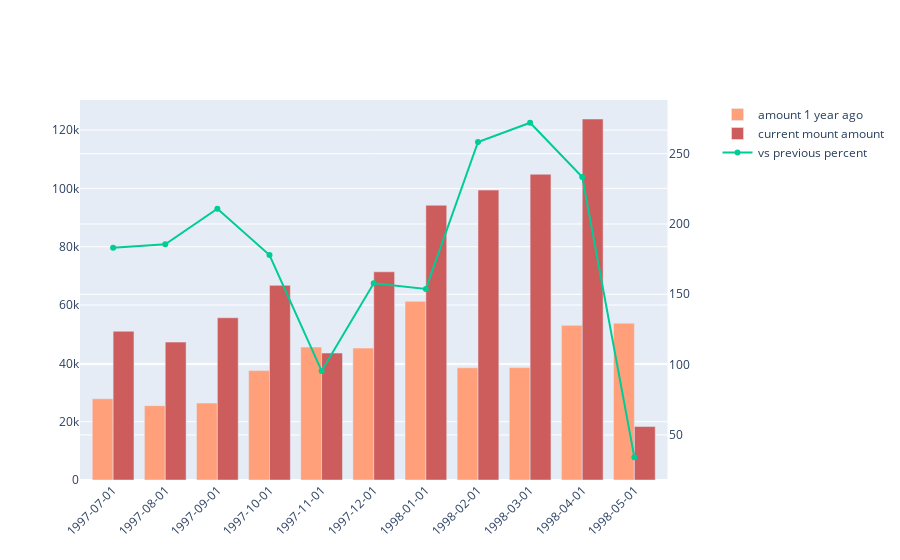

This figure's notebook cell:
### Code cell
fig = make_subplots(specs =[[{'secondary_y':True}]])

fig.add_trace(go.Bar(
    x=df['month_day'],
    y=df['prev_amount_1year'],
    name='amount 1 year ago',
    marker_color = 'lightsalmon'
),secondary_y = False)
fig.add_trace(go.Bar(
    x=df['month_day'],
    y= df['curr_amount'],
    name = 'current mount amount',
    marker_color = 'indianred'
),secondary_y = False)
# 서로 다른 바차트를 하나의 group으로 묶음 
fig.update_layout(barmode='group',xaxis_tickangle =-45)

# 작년 대비 비율 
fig.add_trace(go.Scatter(
    x= df['month_day'],
    y = df['prev_pct'],
    name = 'vs previous percent'
),secondary_y = True)
fig.update_xaxes(type = 'category')
fig.show()

### Figure 1 — Plotly figure (JSON) as saved in the notebook; plotly's stock layout.template omitted (floating-point values rounded to 4 significant figures)
{"data": [{"marker": {"color": "lightsalmon"}, "name": "amount 1 year ago", "type": "bar", "x": ["1997-07-01", "1997-08-01", "1997-09-01", "1997-10-01", "1997-11-01", "1997-12-01", "1998-01-01", "1998-02-01", "1998-03-01", "1998-04-01", "1998-05-01"], "xaxis": "x", "y": [27860.0, 25490.0, 26380.0, 37520.0, 45600.0, 45240.0, 61260.0, 38480.0, 38550.0, 53030.0, 53780.0], "yaxis": "y"}, {"marker": {"color": "indianred"}, "name": "current mount amount", "type": "bar", "x": ["1997-07-01", "1997-08-01", "1997-09-01", "1997-10-01", "1997-11-01", "1997-12-01", "1998-01-01", "1998-02-01", "1998-03-01", "1998-04-01", "1998-05-01"], "xaxis": "x", "y": [51020.0, 47290.0, 55630.0, 66750.0, 43530.0, 71400.0, 94220.0, 99420.0, 104900.0, 123800.0, 18330.0], "yaxis": "y"}, {"name": "vs previous percent", "type": "scatter", "x": ["1997-07-01", "1997-08-01", "1997-09-01", "1997-10-01", "1997-11-01", "1997-12-01", "1998-01-01", "1998-02-01", "1998-03-01", "1998-04-01", "1998-05-01"], "xaxis": "x", "y": [183.1, 185.5, 210.9, 177.9, 95.47, 157.8, 153.8, 258.3, 272.0, 233.4, 34.09], "yaxis": "y2"}], "layout": {"barmode": "group", "xaxis": {"anchor": "y", "domain": [0, 0.94], "tickangle": -45, "type": "category"}, "yaxis": {"anchor": "x", "domain": [0, 1]}, "yaxis2": {"anchor": "x", "overlaying": "y", "side": "right"}}}
